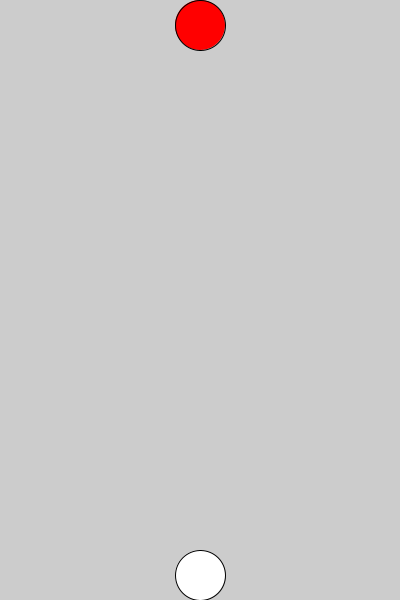
Frame 1 (no input)
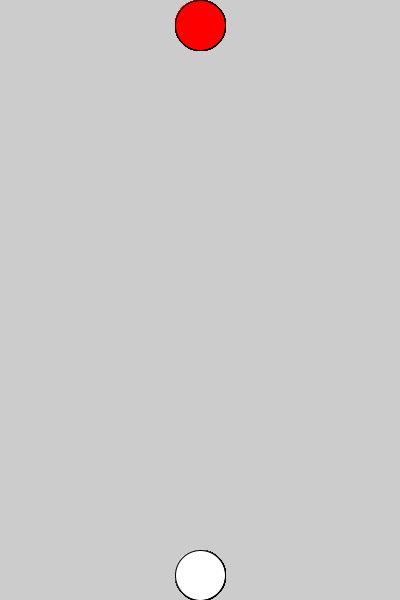
Frame 60 (the mouse pressed at the canvas centre just before this capture)
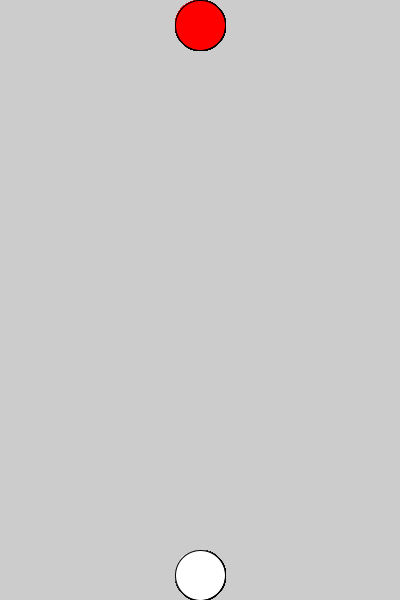
Frame 120 (the mouse held since frame 60 and released just before this capture)

The Processing sketch that drew these frames (run headless with seeded random() and noise(); from frame 60 on, the mouse is pressed at the canvas centre):

// Processing sketch: sketch_01_07
// ── sketch_01_07.pde
void setup() {
  size(400,600);
  ellipseMode(LEFT);
}
void draw() {
  fill(255,0,0);
  ellipse(200-50/2,0,50,50);
  fill(255,255,255);
  ellipse(200-50/2,600-50,50,50);
}
